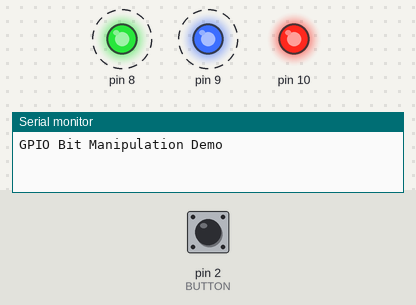
Bench run of a sketch on a simulated Arduino Uno, built with avr-gcc and run on an emulated ATmega328P. Shown: output pins drawn as LEDs (lit = HIGH), the last lines printed to the serial monitor. Dashed ring = blinking. Inputs (shaded band) come from the test bench; at power-on: pin 2 (BUTTON) HIGH.

Above: at 8.3 s.
8.4 s: pin 2 (BUTTON) pulled LOW for 3 s
At 9.3 s:
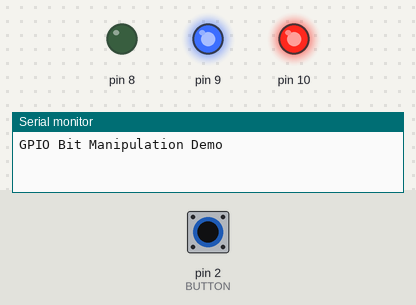
At 11.0 s:
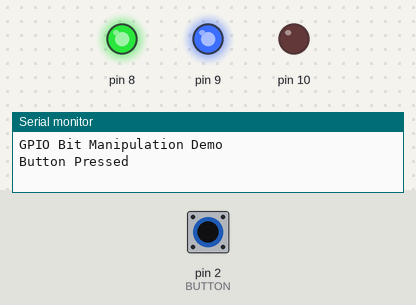
Timing chart, 0 to 18.9 s (numbered marks = the images above; inputs shaded):
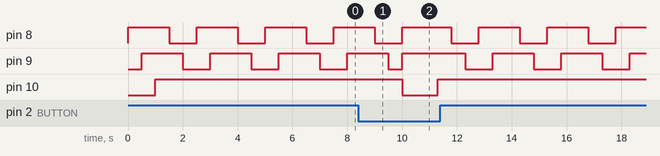

The sketch:

sketch.ino
```cpp
/*
---------------------------------------
GPIO Bit Manipulation Demo
Embedded C Assignment
---------------------------------------
Button  -> D2
LED1    -> D8
LED2    -> D9
LED3    -> D10
---------------------------------------
*/

#define BUTTON 2

void setup()
{
  DDRB |= (1 << PB0);   // D8 Output
  DDRB |= (1 << PB1);   // D9 Output
  DDRB |= (1 << PB2);   // D10 Output

  pinMode(BUTTON, INPUT_PULLUP);

  Serial.begin(9600);

  Serial.println("GPIO Bit Manipulation Demo");
}

void loop()
{

  // LED1 ON
  PORTB |= (1 << PB0);

  delay(500);

  // LED2 ON
  PORTB |= (1 << PB1);

  delay(500);

  // LED3 ON
  PORTB |= (1 << PB2);

  delay(500);

  // Toggle LED1
  PORTB ^= (1 << PB0);

  delay(500);

  // Turn OFF LED2
  PORTB &= ~(1 << PB1);

  delay(500);

  // Button Check
  if (!(PIND & (1 << PD2)))
  {
    Serial.println("Button Pressed");

    // Toggle all LEDs
    PORTB ^= (1 << PB0);
    PORTB ^= (1 << PB1);
    PORTB ^= (1 << PB2);

    delay(300);
  }
}
```

Measured:
- after the input at 8.4 s, pin 10: HIGH → LOW after 1.6 s, → HIGH 1.3 s later
